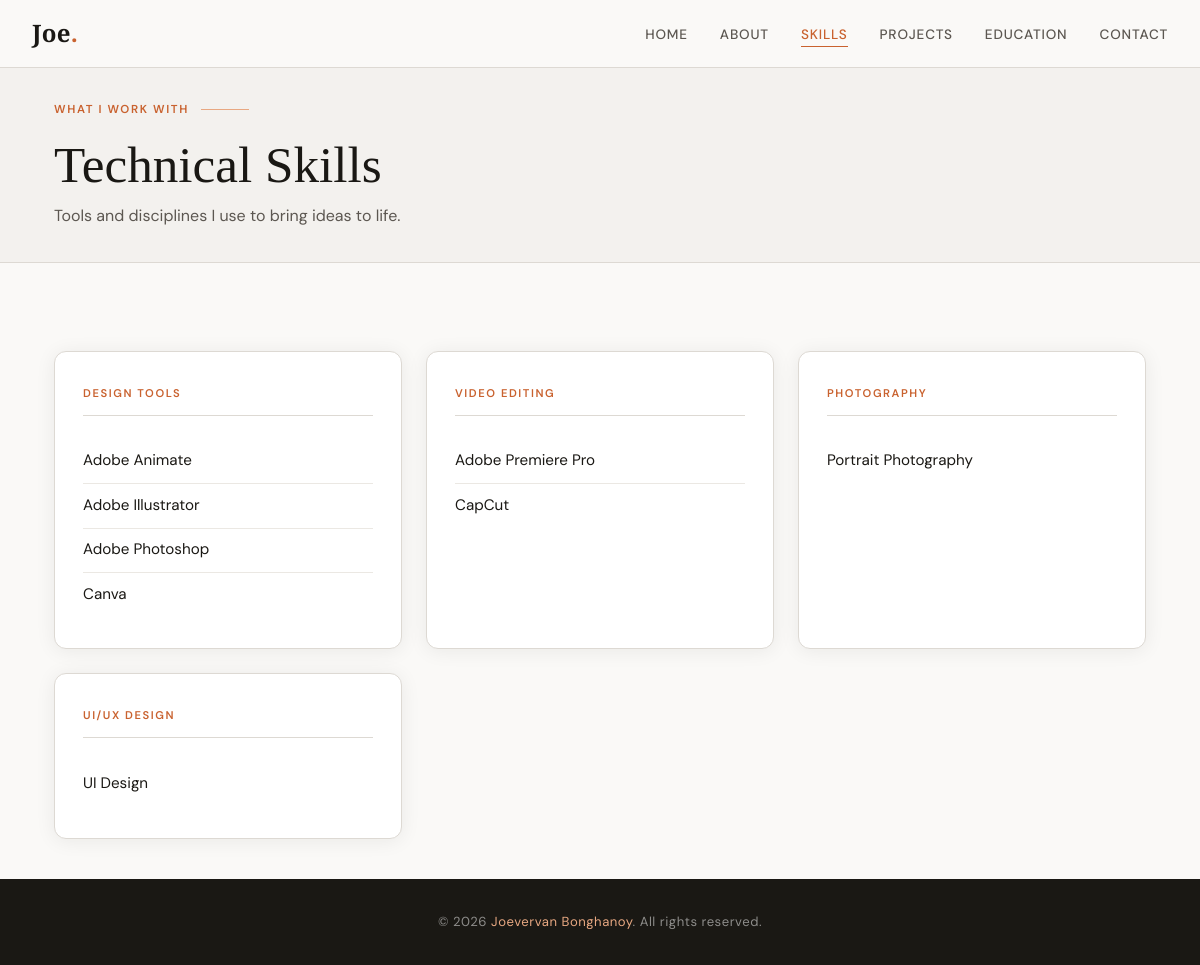
Screenshot of /skills/ with the database file from the repository.
### portfolio/models.py (models this page shows, shortened)
class Profile(models.Model):
    name = models.CharField(max_length=100)
    tagline = models.CharField(max_length=200)
    about = models.TextField()
    career_goals = models.TextField()
    email = models.EmailField()
    github = models.URLField(blank=True)
    linkedin = models.URLField(blank=True)
    facebook = models.URLField(blank=True)
    behance = models.URLField(blank=True)
    instagram = models.URLField(blank=True)
    twitter = models.URLField(blank=True)
    youtube = models.URLField(blank=True)
    tiktok = models.URLField(blank=True)
    photo = models.ImageField(upload_to='profile/', blank=True, null=True)
    class Meta:
        verbose_name = 'Profile'

class Skill(models.Model):
    CATEGORY_CHOICES = [
        ('design_tools', 'Design Tools'),
        ('uiux', 'UI/UX Design'),
        ('photography', 'Photography'),
        ('video_editing', 'Video Editing'),
        ('other', 'Other'),
    ]
    name = models.CharField(max_length=100)
    category = models.CharField(max_length=20, choices=CATEGORY_CHOICES, default='design_tools')
    order = models.IntegerField(default=0)
    class Meta:
        ordering = ['order', 'name']

### portfolio/views.py (the view)
# urls.py: path('skills/',    views.skills,    name='skills'),
def skills(request):
    profile = get_profile()
    skills_by_category = {}
    for skill in Skill.objects.all():
        cat = skill.get_category_display()
        skills_by_category.setdefault(cat, []).append(skill)
    return render(request, 'portfolio/skills.html', {
        'profile': profile,
        'skills_by_category': skills_by_category,
    })

### portfolio/views.py (called while the page is built)
def get_profile():
    return Profile.objects.first()

### portfolio/templates/portfolio/skills.html (shortened to what this page needs)
{% extends 'portfolio/base.html' %}
{% block content %}
<section class="page-hero">
  <div class="container">
    <div class="section-label">What I Work With</div>
    <h1 class="section-title">Technical Skills</h1>
    <p class="section-subtitle">Tools and disciplines I use to bring ideas to life.</p>
  </div>
</section>
<section class="section-pad">
  <div class="container">
    {% if skills_by_category %}
    <div class="skills-grid">
      {% for category, skill_list in skills_by_category.items %}
      <div class="skill-card">
        <h6 class="skill-card-title">{{ category }}</h6>
        <ul class="skill-list">
          {% for skill in skill_list %}
          <li class="skill-list-item">{{ skill.name }}</li>
          {% endfor %}
        </ul>
      </div>
      {% endfor %}
    </div>
    {% else %}
      <div style="text-align:center;padding:4rem 0;color:var(--text3);">
        <i class="bi bi-tools" style="font-size:3rem;"></i>
        <p style="margin-top:1rem;">No skills added yet. Add them via the Admin panel.</p>
      </div>
    {% endif %}
  </div>
</section>
{% endblock %}

### portfolio/templates/portfolio/base.html (shortened to what this page needs)
{% load static %}
<!DOCTYPE html>
<html lang="en">
<head>
  <link rel="stylesheet" href="{% static 'portfolio/css/style.css' %}"/>
  <link rel="stylesheet" href="https://cdnjs.cloudflare.com/ajax/libs/bootstrap-icons/1.11.3/font/bootstrap-icons.min.css"/>
</head>
<body>
<nav class="navbar">
  <a href="{% url 'home' %}" class="nav-brand">
    {% if profile %}{{ profile.name|slice:":3" }}<span>.</span>{% else %}Joe<span>.</span>{% endif %}
  </a>
  <ul class="nav-links">
    <li><a href="{% url 'home' %}">Home</a></li>
    <li><a href="{% url 'about' %}">About</a></li>
    <li><a href="{% url 'skills' %}">Skills</a></li>
    <li><a href="{% url 'projects' %}">Projects</a></li>
    <li><a href="{% url 'education' %}">Education</a></li>
    <li><a href="{% url 'contact' %}">Contact</a></li>
  </ul>
</nav>
{% block content %}{% endblock %}
<footer>
  <p>&copy; {% now "Y" %} <span>{% if profile %}{{ profile.name }}{% else %}Portfolio{% endif %}</span>. All rights reserved.</p>
</footer>
</body>
</html>

### portfolio/static/portfolio/css/style.css (style rules this page uses)
:root { --bg: #faf9f7; --bg2: #f3f1ee; --bg3: #ebe8e3; --text: #1a1814; --text2: #5c5751; --text3: #9c968f; --accent: #c9622f; --accent2: #e8a882; --border: #ddd9d3; --white: #ffffff; --shadow: 0 2px 20px rgba(26,24,20,.07); --shadow-lg: 0 8px 40px rgba(26,24,20,.12); --radius: 12px; --font-display: 'Cormorant Garamond', Georgia, serif; --font-body: 'DM Sans', sans-serif; }
*, *::before, *::after { box-sizing: border-box; margin: 0; padding: 0; }
html { scroll-behavior: smooth; }
body { font-family: var(--font-body); background: var(--bg); color: var(--text); font-size: 16px; line-height: 1.7; -webkit-font-smoothing: antialiased; }
a { text-decoration: none; color: inherit; }
.navbar { position: sticky; top: 0; z-index: 1000; background: rgba(250,249,247,.92); backdrop-filter: blur(12px); border-bottom: 1px solid var(--border); padding: 0 2rem; height: 68px; display: flex; align-items: center; justify-content: space-between; }
.nav-brand { font-family: var(--font-display); font-size: 1.5rem; font-weight: 600; color: var(--text); letter-spacing: .01em; }
.nav-brand span { color: var(--accent); }
.nav-links { display: flex; align-items: center; gap: 2rem; list-style: none; }
.nav-links a { font-size: .85rem; font-weight: 500; letter-spacing: .06em; text-transform: uppercase; color: var(--text2); transition: color .2s; position: relative; padding-bottom: 2px; }
.nav-links a::after { content: ''; position: absolute; bottom: -2px; left: 0; width: 0; height: 1px; background: var(--accent); transition: width .25s ease; }
.nav-links a:hover, .nav-links a.active { color: var(--accent); }
.nav-links a:hover::after, .nav-links a.active::after { width: 100%; }
.page-hero .container { padding: -2rem; }
.container { max-width: 1140px; margin: 0 auto; padding: 0 1.5rem; }
.section-pad { padding: 2.5rem 0; }
.section-label { display: flex; align-items: center; gap: .75rem; font-size: .72rem; font-weight: 600; letter-spacing: .14em; text-transform: uppercase; color: var(--accent); margin-bottom: 1rem; }
.section-label::after { content: ''; flex: 1; max-width: 48px; height: 1px; background: var(--accent2); }
.section-title { font-family: var(--font-display); font-size: clamp(2.2rem, 5vw, 3.2rem); font-weight: 300; line-height: 1.15; color: var(--text); margin-bottom: 1.5rem; }
.section-subtitle { font-size: 1rem; color: var(--text2); max-width: 520px; }
.page-hero { background: var(--bg2); border-bottom: 1px solid var(--border); padding: 2rem 0 2rem; }
.page-hero .section-title { margin-bottom: .5rem; }
.skills-grid { display: grid; grid-template-columns: repeat(auto-fill, minmax(280px, 1fr)); gap: 1.5rem; margin-top: 3rem; }
.skill-card { background: var(--white); border: 1px solid var(--border); border-radius: var(--radius); padding: 2rem 1.75rem; box-shadow: var(--shadow); transition: transform .2s, box-shadow .2s; }
.skill-card-title { font-size: .7rem; font-weight: 600; letter-spacing: .14em; text-transform: uppercase; color: var(--accent); margin-bottom: 1.5rem; padding-bottom: .75rem; border-bottom: 1px solid var(--border); }
.skill-list { list-style: none; padding: 0; margin: 0; }
.skill-list-item { color: var(--text); font-size: .95rem; font-weight: 400; padding: .55rem 0; border-bottom: 1px solid var(--bg3); }
.skill-list-item:last-child { border-bottom: none; }
footer { background: var(--text); color: rgba(255,255,255,.5); text-align: center; padding: 2rem 1.5rem; font-size: .82rem; letter-spacing: .04em; }
footer span { color: var(--accent2); }

### rows the page displays
Profile: name "Joe", name "Joevervan Bonghanoy"
Skill: category "DESIGN TOOLS", name "Adobe Animate"
Skill: name "Adobe Illustrator"
Skill: name "Adobe Photoshop"
Skill: name "Canva"
Skill: category "VIDEO EDITING", name "Adobe Premiere Pro"
Skill: name "CapCut"
Skill: category "PHOTOGRAPHY", name "Portrait Photography"
Skill: category "UI/UX DESIGN", name "UI Design"
